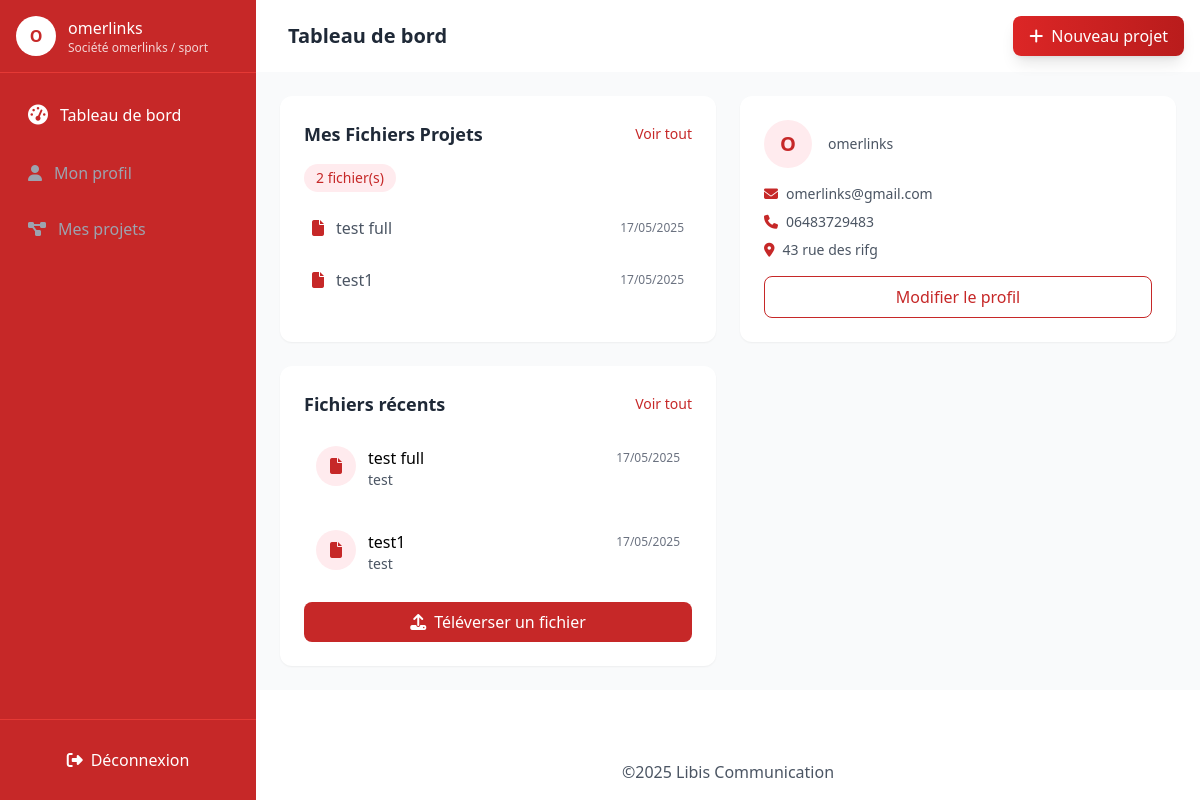
/client/dashboard/ (signed in), run on the app's committed database.
### core/models.py (models this page shows, shortened)
class Client(models.Model):
    user = models.OneToOneField(
        User,
        on_delete=models.CASCADE,
        primary_key=True,  # Ceci garantit l'unicité
        verbose_name=_('user account')
    )
    entreprise = models.CharField(
        _('company'),
        max_length=100,
        help_text=_('The name of the company.')
    )
    profile_complete = models.BooleanField(
        _('profile complete'),
        default=False
    )
    telephone = models.CharField(
        _('phone number'),
        max_length=20,
        validators=[RegexValidator(r'^\+?1?\d{9,15}$')],
        help_text=_('Phone number in international format.')
    )
    secteur_activite = models.CharField(
        _('activity sector'),
        max_length=100,
        blank=True,
        null=True
    )
    adresse = models.TextField(
        _('address'),
        blank=True,
        null=True
    )
    date_inscription = models.DateTimeField(
        _('signup date'),
        auto_now_add=True
    )
    class Meta:
        verbose_name = _('Client')
        verbose_name_plural = _('Clients')
        ordering = ['-date_inscription']
    def __str__(self):
        return f"{self.entreprise} ({self.user.email})"
    @property
    def nom_complet(self):
        return f"{self.user.first_name} {self.user.last_name}"

class User(AbstractUser):
    is_client = models.BooleanField(
        _('client status'),
        default=False,
        help_text=_('Designates whether the user is a client.')
    )
    email_verified = models.BooleanField(
        _('email verified'),
        default=False,
        help_text=_('Designates whether the user has verified their email address.')
    )
    verification_uuid = models.UUIDField(
        _('verification UUID'),
        default=uuid.uuid4,
        editable=False,
        unique=True
    )
    profile_complete = models.BooleanField(
        _('profile complete'),
        default=False
    )
    class Meta:
        verbose_name = _('User')
        verbose_name_plural = _('Users')
        ordering = ['-date_joined']

class Projets_user(models.Model):
    client = models.ForeignKey(Client, on_delete=models.CASCADE, related_name='fichiers')
    titre = models.CharField(max_length=100)
    fichier = models.FileField(upload_to='clients/fichiers/', blank=True, null=True)
    date_ajout = models.DateTimeField(auto_now_add=True)  # This is your date field
    description = models.TextField(blank=True)
    image = models.ImageField(upload_to='clients/images/', blank=True, null=True)
    video = models.FileField(upload_to='clients/videos/', blank=True, null=True)
    date_debut = models.DateField(blank=True, null=True)
    date_fin = models.DateField(blank=True, null=True)
    status = models.BooleanField(
        _('status'),
        default=False,
        help_text=_('status project.')
    )
    slug = models.SlugField(unique=True, blank=True, null=True)
    class Meta:
        verbose_name = _("Projets_user")
        verbose_name_plural = _("Projets_user")
        ordering = ['-date_ajout']

### core/views.py (the view)
# urls.py: path('client/dashboard/', client_dashboard_view, name='clients'),
@login_required
def client_dashboard_view(request):
    try:
        client = get_object_or_404(Client, user=request.user)
        print(client)
        context = {
            'client': client,
            'user': request.user
        }
        return render(request, 'libis/client_dashboard.html', context)
    except Exception as e:
        logger.error(f"Dashboard error: {str(e)}")
        messages.error(request, _("Cannot load dashboard."))
        return redirect('home')

### core/templates/libis/client_dashboard.html (shortened to what this page needs)
{% extends "baseDash.html" %}
{% block content %}
<main class="flex-1 overflow-y-auto p-6 bg-gray-50">
    <div class="grid grid-cols-1 md:grid-cols-2 gap-6 mb-6">
        <div class="bg-white rounded-xl shadow-sm p-6 card-hover transition-all duration-300">
            <div class="flex items-center justify-between mb-4">
                <h3 class="text-lg font-semibold text-gray-800">Mes Fichiers Projets</h3>
                <a href="{% url 'list_projects' %}" class="text-sm text-[#C62828] hover:underline">Voir tout</a>
            </div>
            <div class="flex items-center justify-between mb-4">
                {% if client.fichiers.count > 0 %}
                <span class="bg-[#ffebee] text-[#C62828] px-3 py-1 rounded-full text-sm font-medium">
                    {{ client.fichiers.count }} fichier(s)
                </span>
                {% endif %}
            </div>
            {% if client.fichiers.count > 0 %}
            <div class="space-y-3">
                {% for fichier in client.fichiers.all|slice:":3" %}
                <div class="flex items-center justify-between p-2 hover:bg-gray-50 rounded-lg">
                    <div class="flex items-center space-x-3">
                        <i class="fas fa-file text-[#C62828]"></i>
                        <span class="text-gray-600">{{ fichier.titre|truncatechars:20 }}</span>
                    </div>
                    <span class="text-xs text-gray-500">{{ fichier.date_ajout|date:"d/m/Y" }}</span>
                </div>
                {% endfor %}
            </div>
            {% else %}
            <p class="text-gray-500 py-4">Aucun fichier projet</p>
            <a href="{% url 'create_project' %}" class="mt-4 w-full bg-[#C62828] hover:bg-[#e53935] text-white px-4 py-2 rounded-lg transition-colors flex items-center justify-center space-x-2">
                <i class="fas fa-plus"></i>
                <span>Ajouter un fichier</span>
            </a>
            {% endif %}
        </div>
        <div class="bg-white rounded-xl shadow-sm p-6 card-hover transition-all duration-300">
            <div class="flex items-center space-x-4 mb-4">
                <div class="w-12 h-12 rounded-full bg-[#ffebee] text-[#C62828] flex items-center justify-center font-bold text-xl">
                    {{ client.entreprise|slice:":1"|upper }}
                </div>
                <div>
                    <p class="text-sm text-gray-600">
                        {{ client.entreprise }}
                    </p>
                </div>
            </div>
            <div class="space-y-2 text-sm">
                <div class="flex items-center space-x-2 text-gray-600">
                    <i class="fas fa-envelope text-[#C62828]"></i>
                    <span>{{ client.user.email }}</span>
                </div>
                <div class="flex items-center space-x-2 text-gray-600">
                    <i class="fas fa-phone text-[#C62828]"></i>
                    <span>{{ client.telephone }}</span>
                </div>
                {% if client.adresse %}
                <div class="flex items-center space-x-2 text-gray-600">
                    <i class="fas fa-map-marker-alt text-[#C62828]"></i>
                    <span>{{ client.adresse|truncatechars:30 }}</span>
                </div>
                {% endif %}
            </div>
            <a href="{% url 'edit_client_profile' %}" class="mt-4 w-full border border-[#C62828] text-[#C62828] hover:bg-[#C62828] hover:text-white px-4 py-2 rounded-lg transition-colors inline-block text-center">
                Modifier le profil
            </a>
        </div>
    </div>
    <div class="grid grid-cols-1 lg:grid-cols-2 gap-6">
        <div class="bg-white rounded-xl shadow-sm p-6">
            <div class="flex items-center justify-between mb-4">
                <h3 class="text-lg font-semibold text-gray-800">Fichiers récents</h3>
                <a href="{% url 'list_projects' %}" class="text-sm text-[#C62828] hover:underline">Voir tout</a>
            </div>
            {% if client.fichiers.count > 0 %}
            <div class="space-y-4">
                {% for fichier in client.fichiers.all|slice:":3" %}
                <div class="flex items-start space-x-3 p-3 hover:bg-[#ffebee] rounded-lg transition-colors">
                    <div class="w-10 h-10 rounded-full bg-[#ffebee] text-[#C62828] flex items-center justify-center">
                        <i class="fas fa-file"></i>
                    </div>
                    <div class="flex-1">
                        <div class="flex items-center justify-between">
                            <p class="font-medium">{{ fichier.titre|truncatechars:20 }}</p>
                            <span class="text-xs text-gray-500">{{ fichier.date_ajout|date:"d/m/Y" }}</span>
                        </div>
                        <p class="text-sm text-gray-600">
                            {% if fichier.description %}
                                {{ fichier.description|truncatechars:30 }}
                            {% else %}
                                Aucune description
                            {% endif %}
                        </p>
                    </div>
                </div>
                {% endfor %}
            </div>
            {% else %}
            <p class="text-gray-500 text-center py-4">Aucun fichier récent</p>
            {% endif %}
            <a href="{% url 'create_project' %}" class="mt-4 w-full bg-[#C62828] hover:bg-[#e53935] text-white px-4 py-2 rounded-lg transition-colors flex items-center justify-center space-x-2">
                <i class="fas fa-upload"></i>
                <span>Téléverser un fichier</span>
            </a>
        </div>
    </div>
</main>
{% endblock %}

### core/templates/baseDash.html (shortened to what this page needs)
<!DOCTYPE html>
<html lang="fr">
<head>
    <script src="https://cdn.tailwindcss.com"></script>
    <link rel="stylesheet" href="https://cdnjs.cloudflare.com/ajax/libs/font-awesome/6.4.0/css/all.min.css">
</head>
<body class="flex h-screen overflow-hidden">
    <div class="sidebar w-64 bg-[#C62828] text-white flex flex-col">
        <div class="p-4 border-b border-[#e53935] flex items-center space-x-3">
            <div class="w-10 h-10 rounded-full bg-white flex items-center justify-center text-[#C62828] font-bold">
                {{ client.user.username|slice:":1"|upper }}
             </div>
            <div>
                <p class="font-medium">{{ client.user.username }}</p>
                <p class="text-xs opacity-80">Société {{ client.entreprise }}
                {% if client.secteur_activite %} / {{ client.secteur_activite }}</p>
                {% endif %}
            </div>
        </div>
        <nav class="flex-1 overflow-y-auto p-4 space-y-2">
            {% with active_class="text-white" inactive_class="text-gray-400 hover:text-white" %}
            <a href="{% if client.profile_complete %}{% url 'clients' %}{% else %}#{% endif %}"
               class="sidebar-item flex items-center space-x-3 p-3 rounded-lg {% if not client.profile_complete %}disabled-link{% endif %} {% if request.path == '/client/dashboard/' %}{{ active_class }}{% else %}{{ inactive_class }}{% endif %}">
                <i class="fas fa-tachometer-alt text-xl"></i>
                <span>Tableau de bord</span>
            </a>
            <a href="{% url 'edit_client_profile' %}"
               class="sidebar-item flex items-center space-x-3 p-3 rounded-lg {% if request.path == '/client/edit-profile/' %}{{ active_class }}{% else %}{{ inactive_class }}{% endif %}">
                <i class="fas fa-user"></i>
                <span>Mon profil</span>
            </a>
            <a href="{% if client.profile_complete %}{% url 'list_projects' %}{% else %}#{% endif %}"
               class="sidebar-item flex items-center space-x-3 p-3 rounded-lg {% if not client.profile_complete %}disabled-link{% endif %} {% if request.path == '/client/files/' %}{{ active_class }}{% else %}{{ inactive_class }}{% endif %}">
                <i class="fas fa-project-diagram"></i>
                <span>Mes projets</span>
            </a>
        </nav>
        <div class="p-4 border-t border-[#e53935]">
            <a href="{% url 'logout' %}" class="w-full flex items-center justify-center space-x-2 p-3 rounded-lg hover:bg-white hover:text-[#C62828]">
                <i class="fas fa-sign-out-alt"></i>
                <span>Déconnexion</span>
            </a>
        </div>
        {% endwith %}
    </div>
    <div class="flex-1 flex flex-col overflow-hidden">
        <header class="bg-white shadow-sm p-4 flex items-center justify-between">
            <div class="flex items-center space-x-4">
                <h2 class="text-xl font-semibold text-gray-800">
                    {% if not client.profile_complete %}
                    Complétez votre profil pour continuer
                    {% else %}
                    {% block title %}Tableau de bord{% endblock %}
                    {% endif %}
                </h2>
            </div>
            <button onclick="window.location.href='{% if client.profile_complete %}{% url 'create_project' %}{% else %}{% url 'edit_client_profile' %}{% endif %}'"
                    class="bg-gradient-to-r from-red-600 to-red-700 text-white px-4 py-2 rounded-lg shadow-lg hover:shadow-xl transition duration-300 transform hover:-translate-y-1 flex items-center space-x-2 {% if not client.profile_complete %}opacity-50 cursor-not-allowed{% endif %}">
                <i class="fas fa-plus"></i>
                <span>{% if client.profile_complete %}Nouveau projet{% else %}Compléter profil{% endif %}</span>
            </button>
        </header>
        <div style="overflow-y:scroll; height: 100vh;">
            {% if not client.profile_complete and request.path != '/client/edit-profile/' %}
            <div class="p-8 text-center">
                <div class="bg-white rounded-xl p-6 max-w-2xl mx-auto shadow-md">
                    <i class="fas fa-exclamation-triangle text-5xl text-yellow-500 mb-4"></i>
                    <h3 class="text-xl font-bold text-gray-800 mb-2">Profil incomplet</h3>
                    <p class="text-gray-600 mb-6">Vous devez compléter votre profil avant d'accéder aux autres fonctionnalités.</p>
                    <a href="{% url 'edit_client_profile' %}" class="bg-[#C62828] text-white px-6 py-3 rounded-lg hover:bg-[#e53935] transition">
                        Compléter mon profil
                    </a>
                </div>
            </div>
            {% else %}
            {% block content %}
            {% endblock %}
            {% endif %}
        </div>
        <footer class="bg-white shadow-sm p-4 text-center w-full p-4 flex items-center justify-center">
            <p class="text-gray-600">©<script>document.write(new Date().getFullYear())</script> Libis Communication</p>
        </footer>
    </div>
</body>
</html>

### data on the page
Client: user.username "O", user.username "omerlinks", entreprise "omerlinks", secteur_activite "sport", fichiers.count "2", entreprise "O", user.email "omerlinks@gmail.com", telephone "06483729483", adresse "43 rue des rifg"
Projets_user: titre "test full", date_ajout "17/05/2025", description "test"
Projets_user: titre "test1", date_ajout "17/05/2025", description "test"
